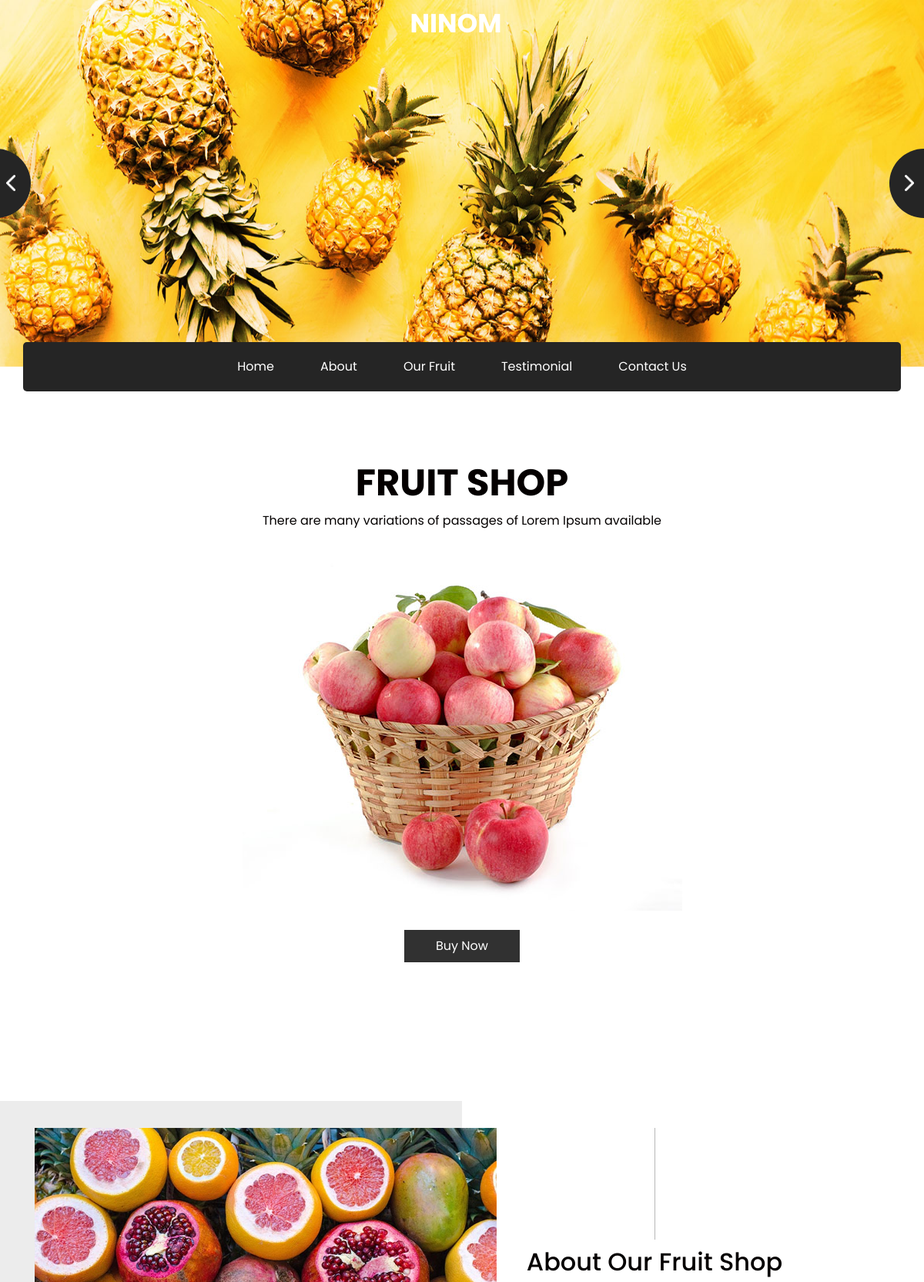
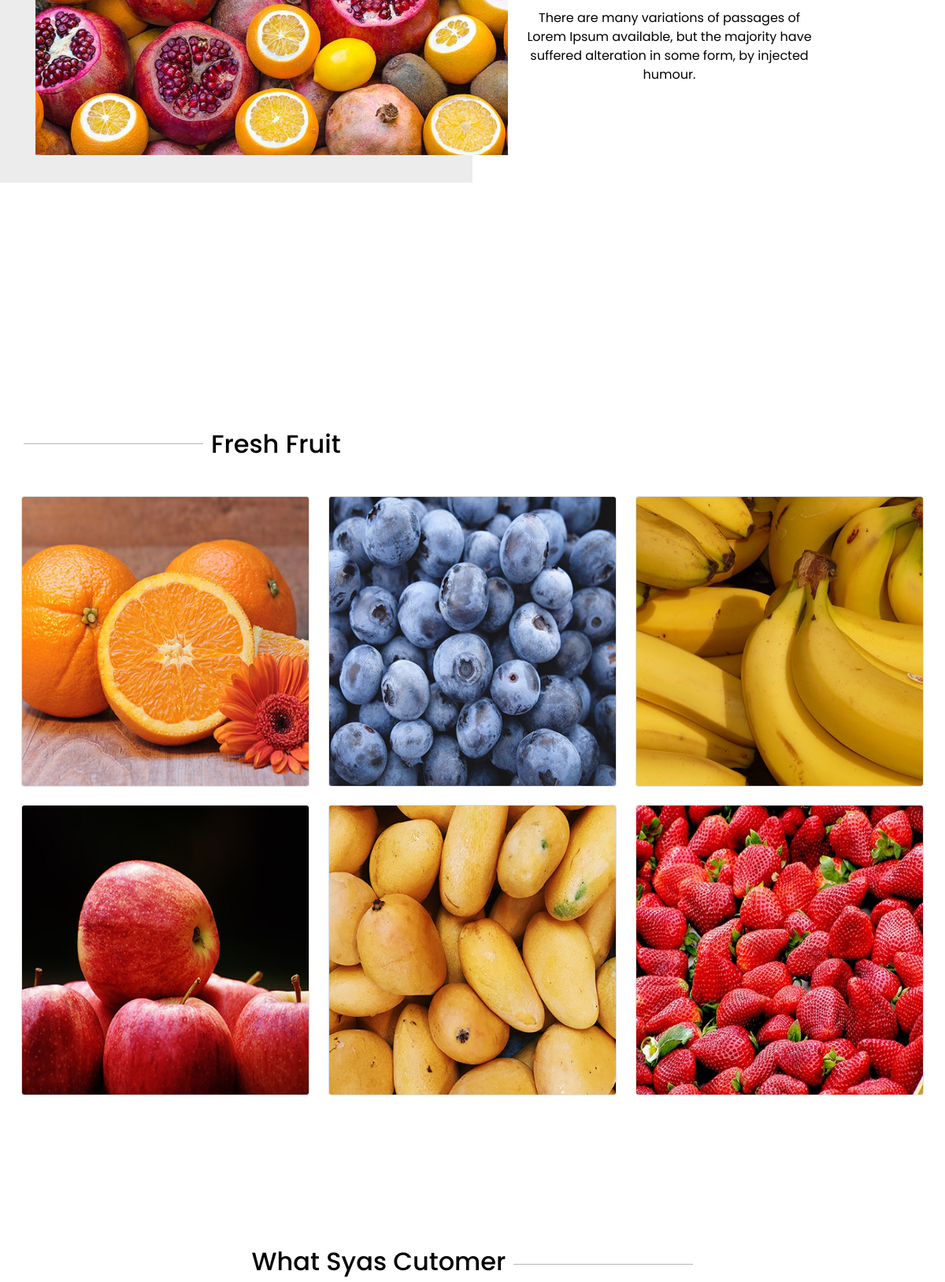
The page / (upper part) on the database its author committed (2 pictures, top to bottom).
### app/models.py (models this page shows, shortened)
class titulo(SingletonModel):
    titulo = models.CharField(max_length=100, verbose_name='Title')
    imagen = models.ImageField(verbose_name='header image', upload_to='images/header_imagen/', default=" ")
    class Meta:
        verbose_name = '01- Header'

class carrusel1(models.Model):
    imagen = models.ImageField(verbose_name='Picture', upload_to='images/carrusel1/')
    class Meta:
        verbose_name_plural = '02- Carousel'
        verbose_name = 'item'

class navbar(SingletonModel):
    home = models.CharField(max_length=100, verbose_name='Home', default='Home')
    about = models.CharField(max_length=100, verbose_name='About', default='About')
    fruit = models.CharField(max_length=100, verbose_name='Fruit', default='Our Fruit')
    testimonial = models.CharField(max_length=100, verbose_name='Testimonial', default='Testimonial')
    contact = models.CharField(max_length=100, verbose_name='Contact', default='Contact Us')
    class Meta:
        verbose_name = '03- Navigation bar'

class shop(SingletonModel):
    titulo = models.CharField(max_length=100, verbose_name='Title', default='Fruit shop')
    descripcion = models.TextField(max_length=1000, verbose_name='Description',
                                   default='There are many variations of passages of Lorem Ipsum available')
    imagen = models.ImageField(verbose_name='Picture', upload_to='images/shop/')
    boton = models.CharField(max_length=1000, verbose_name='Button', default='Buy now')
    class Meta:
        verbose_name = '04- Shop'

class about(SingletonModel):
    titulo = models.CharField(max_length=100, verbose_name='Title', default='About Our Fruit Shop')
    descripcion = models.TextField(max_length=2000, verbose_name='Description',
                                   default='There are many variations of passages of Lorem Ipsum available, but the majority have suffered alteration in some form, by injected humour')
    imagen = models.ImageField(verbose_name='Picture', upload_to='images/shop/')
    class Meta:
        verbose_name = '05- About us'

class fruitTitle(SingletonModel):
    nombre = models.CharField(max_length=100, verbose_name='Name', default='Fresh Fruit')
    class Meta:
        verbose_name = '06- Title for fruits'
    def __str__(self):
        return self.nombre

class fruit(models.Model):
    nombre = models.CharField(max_length=100, verbose_name='Name', default='')
    imagen = models.ImageField(verbose_name='Picture', upload_to='images/fruit/')
    activ = models.BooleanField(default=True, verbose_name='Show')
    class Meta:
        verbose_name_plural = '07- Fruits'
        verbose_name = 'Fruit'

class testimonialTitle(SingletonModel):
    titulo = models.CharField(max_length=100, verbose_name='Title', default='What Says Cutomer')
    class Meta:
        verbose_name = '08- testimonial title'
    def __str__(self):
        return self.titulo

### app/views.py (the view, shortened to what this page needs)
# urls.py: path('', Index.as_view(), name='index'),
class Index(generic.CreateView):
    template_name = 'index.html'
    model = models.contacto
    form_class = forms.contactoForm
    success_url = reverse_lazy('index')
    def get_context_data(self, *, object_list=None, **kwargs):
        context = super(Index, self).get_context_data()
        context['title'] = 'Ninom'
        context['encabezado'] = models.titulo.objects.all().first
        context['carrusel1'] = models.carrusel1.objects.all()
        context['navbar'] = models.navbar.objects.all().first
        context['shop'] = models.shop.objects.all().first
        context['about'] = models.about.objects.all().first
        context['titleFruit'] = models.fruitTitle.objects.all().first
        context['fruits'] = models.fruit.objects.all()
        context['titleTestimonial'] = models.testimonialTitle.objects.all().first
        context['Testimonials'] = models.testimonial.objects.all()
        context['contact'] = models.contact.objects.all().first
        context['info'] = models.info.objects.all().first
        return context

### app/templates/index.html (shortened to what this page needs)
{% extends 'base.html' %}
{% load static %}
{% block header %}
    {% include 'includes/header_index.html' %}
{% endblock %}
{% block content %}
    <section class="shop_section layout_padding">
        <div class="container">
            <div class="box">
                <div class="detail-box">
                    <h2>
                        {{ shop.titulo }}
                    </h2>
                    <p>
                        {{ shop.descripcion }}
                    </p>
                </div>
                <div class="img-box">
                    <img src="{{ shop.imagen.url }}" alt="">
                </div>
                <div class="btn-box">
                    <a href="{% url 'contact' %}">
                        {{ shop.boton }}
                    </a>
                </div>
            </div>
        </div>
    </section>
    {% include 'includes/about.html' %}
    {% include 'includes/fruit.html' %}
    {% include 'includes/testimonial.html' %}
{% endblock %}

### app/templates/base.html (shortened to what this page needs)
{% load static %}
<head>
    <link rel="stylesheet" type="text/css"
          href="https://cdnjs.cloudflare.com/ajax/libs/OwlCarousel2/2.1.3/assets/owl.carousel.min.css"/>
    <link rel="stylesheet" type="text/css" href="{% static 'css/bootstrap.css' %}"/>
    <link rel="stylesheet" type="text/css" href="{% static 'css/style.css' %}"/>
    <link rel="stylesheet" type="text/css" href="{% static 'css/responsive.css' %}"/>
</head>
{% block header %}
{% endblock %}
{% block content %}
{% endblock %}
</body>

### app/templates/includes/header_index.html (shortened to what this page needs)
<div class="hero_area">
    <div class="brand_box">
        <a class="navbar-brand" href="{% url 'index' %}">
        <span>
         {{ encabezado.titulo }}
        </span>
        </a>
    </div>
    <section class=" slider_section position-relative">
        <div id="carouselExampleControls" class="carousel slide " data-ride="carousel">
            <div class="carousel-inner">
                {% for item in carrusel1 %}
                    <div class="carousel-item {% if forloop.first %}active{% endif %}">
                        <div class="img-box">
                            <img src="{{ item.imagen.url }}" alt="" >
                        </div>
                    </div>
                {% endfor %}
            </div>
            <a class="carousel-control-prev" href="#carouselExampleControls" role="button" data-slide="prev">
            </a>
            <a class="carousel-control-next" href="#carouselExampleControls" role="button" data-slide="next">
            </a>
        </div>
    </section>
    <section class="nav_section">
        <div class="container">
            <div class="custom_nav2">
                <nav class="navbar navbar-expand custom_nav-container ">
                    <div class="collapse navbar-collapse" id="navbarSupportedContent">
                        <div class="d-flex  flex-column flex-lg-row align-items-center">
                            <ul class="navbar-nav  ">
                                <li class="nav-item active">
                                    <a class="nav-link" href="{% url 'index' %}">{{ navbar.home }} </a>
                                </li>
                                <li class="nav-item">
                                    <a class="nav-link" href="{% url 'about' %}">{{ navbar.about }} </a>
                                </li>
                                <li class="nav-item">
                                    <a class="nav-link" href="{% url 'fruit' %}">{{ navbar.fruit }} </a>
                                </li>
                                <li class="nav-item">
                                    <a class="nav-link" href="{% url 'testimonial' %}">{{ navbar.testimonial }}</a>
                                </li>
                                <li class="nav-item">
                                    <a class="nav-link" href="{% url 'contact' %}">{{ navbar.contact }}</a>
                                </li>
                            </ul>
                        </div>
                    </div>
                </nav>
            </div>
        </div>
    </section>

### app/templates/includes/about.html (shortened to what this page needs)
 <section class="about_section layout_padding">
        <div class="container-fluid">
            <div class="row">
                <div class="col-md-6 px-0">
                    <div class="img-box">
                        <img src="{{ about.imagen.url }}" alt="">
                    </div>
                </div>
                <div class="col-md-5">
                    <div class="detail-box scroll">
                        <div class="heading_container">
                            <h2>
                                {{ about.titulo }}
                            </h2>
                        </div>
                        <p>
                            {{ about.descripcion }}
                        </p>
                    </div>
                </div>
            </div>
        </div>
    </section>

### app/templates/includes/fruit.html (shortened to what this page needs)
 <section class="fruit_section layout_padding">
        <div class="container">
            <div class="heading_container">
                <hr>
                <h2>
                    {{ titleFruit }}
                </h2>
            </div>
        </div>
        <div class="container-fluid">
            <div class="fruit_container">
                {% for fruit in fruits %}
                    {% if fruit.activ %}
                    <div class="box card">
                        <img src="{{ fruit.imagen.url }}" alt="" class="cover" style="size: ">
                    </div>
                    {% endif %}
                {% endfor %}
            </div>
        </div>
        </div>

### app/templates/includes/testimonial.html (shortened to what this page needs)
{% load static %}
<section class="client_section layout_padding mb-3">
    <div class="container">
        <div class="heading_container">
            <h2>
                {{ titleTestimonial }}
            </h2>
            <hr>
        </div>
    </div>
</section>

### static/css/style.css (style rules this page uses)
.layout_padding { padding: 90px 0; }
.brand_box { position: absolute; top: 0; left: 0; z-index: 9; width: 100%; display: -webkit-box; display: -ms-flexbox; display: flex; -webkit-box-pack: center; -ms-flex-pack: center; justify-content: center; }
.brand_box .navbar-brand span { font-size: 34px; font-weight: bold; color: #ffffff; text-transform: uppercase; }
a, a:hover, a:focus { text-decoration: none; }
.custom_nav-container { z-index: 99999; padding: 15px 0; }
.slider_section div#carouselExampleControls { overflow: hidden; }
.slider_section .img-box img { width: 100%; }
.slider_section .carousel-control-prev, .slider_section .carousel-control-next { width: 90px; height: 90px; background-color: #252525; opacity: 1; top: 50%; -webkit-transform: translateY(-50%); transform: translateY(-50%); background-repeat: no-repeat; background-size: 12px; }
.slider_section .carousel-control-prev { border-radius: 0 100% 100% 0; background-image: url(../images/prev.png); left: -50px; background-position: 58px center; }
.slider_section .carousel-control-next { border-radius: 100% 0 0 100%; background-image: url(../images/next.png); right: -45px; background-position: 20px center; }
.nav_section { margin-top: -32px; }
.nav_section .custom_nav2 .custom_nav-container { padding: 10px 0; background-color: #252525; border-radius: 5px; }
.nav_section .custom_nav2 .custom_nav-container .navbar-nav .nav-item .nav-link { padding: 10px 30px; color: #ffffff; text-align: center; position: relative; }
.nav_section .custom_nav2 #navbarSupportedContent { -webkit-box-pack: center; -ms-flex-pack: center; justify-content: center; }
.shop_section .box { display: -webkit-box; display: -ms-flexbox; display: flex; -webkit-box-orient: vertical; -webkit-box-direction: normal; -ms-flex-direction: column; flex-direction: column; -webkit-box-align: center; -ms-flex-align: center; align-items: center; text-align: center; }
.shop_section .box .detail-box h2 { font-weight: bold; font-size: 3rem; text-transform: uppercase; }
.shop_section .box .detail-box p { margin-bottom: 0; }
.shop_section .box .img-box img { max-width: 100%; }
.shop_section .box .btn-box { margin-top: 25px; }
.shop_section .box .btn-box a { display: inline-block; padding: 8px 40px; background-color: #313131; border: 1px solid #313131; color: #ffffff; }
.about_section .img-box { padding: 35px 0; background-color: #ececec; }
.about_section .img-box img { width: 100%; -webkit-transform: translateX(45px); transform: translateX(45px); }
.about_section .detail-box { text-align: center; padding: 35px 45px; }
.about_section .detail-box .heading_container { display: -webkit-box; display: -ms-flexbox; display: flex; -webkit-box-orient: vertical; -webkit-box-direction: normal; -ms-flex-direction: column; flex-direction: column; -webkit-box-align: center; -ms-flex-align: center; align-items: center; }
.about_section .detail-box p { margin-top: 10px; }
.fruit_section .heading_container { display: -webkit-box; display: -ms-flexbox; display: flex; -webkit-box-align: center; -ms-flex-align: center; align-items: center; margin-bottom: 35px; }
.fruit_section .heading_container hr { width: 20%; height: 1px; border: none; margin: 0; margin-right: 10px; background-color: #b7b7b7; }
.fruit_section .heading_container h2 { margin: 0; }
.fruit_section .fruit_container { display: -webkit-box; display: -ms-flexbox; display: flex; -ms-flex-wrap: wrap; flex-wrap: wrap; -webkit-box-pack: center; -ms-flex-pack: center; justify-content: center; }
.fruit_section .fruit_container .box { -webkit-box-flex: 0; -ms-flex: 0 0 31.33%; flex: 0 0 31.33%; margin: 1%; position: relative; overflow: hidden; width: 429px; height: 369px; }
.fruit_section .fruit_container .box img { width: 100%; height: 100%; object-fit: fill; }
.client_section .heading_container { display: -webkit-box; display: -ms-flexbox; display: flex; -webkit-box-align: center; -ms-flex-align: center; align-items: center; -webkit-box-pack: center; -ms-flex-pack: center; justify-content: center; }
.client_section .heading_container hr { width: 20%; height: 1px; border: none; margin: 0; margin-left: 10px; background-color: #b7b7b7; }
.Scroll { height: 600px; overflow-y: scroll; overflow: auto }

### static/css/responsive.css (style rules this page uses)
@media (max-width: 1400px) { .slider_section .img-box img { width: 100%; height: 476px; } }
@media (min-width: 1200px) { .container { max-width: 1170px; } }

### rows shown on the page
titulo: titulo "NINOM"
carrusel1: imagen (picture)
navbar: home "Home", about "About", fruit "Our Fruit", testimonial "Testimonial", contact "Contact Us"
shop: titulo "FRUIT SHOP", descripcion "There are many variations of passages of Lorem Ipsum available", imagen (picture), boton "Buy Now"
about: imagen (picture), titulo "About Our Fruit Shop", descripcion "There are many variations of passages of Lorem Ipsum available, but the majority have suffered alteration in some form, by injected humour."
fruitTitle: nombre "Fresh Fruit"
fruit: imagen (picture)
fruit: imagen (picture)
fruit: imagen (picture)
fruit: imagen (picture)
fruit: imagen (picture)
fruit: imagen (picture)
testimonialTitle: titulo "What Syas Cutomer"
